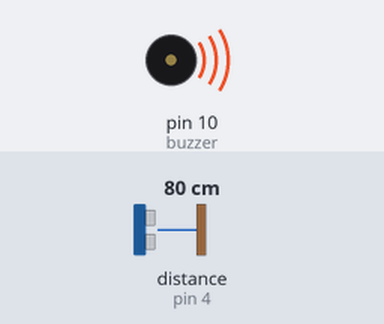
A sketch run on a simulated Arduino Uno, built with avr-gcc and run on an emulated ATmega328P. Shown: buzzer (waves = sounding). The test bench sets the inputs (shaded band); at power-on: distance to the obstacle (sensor on pin 4) 80 cm. The echo pulse lasts 58.3 µs per cm; what the sketch prints to the serial monitor is not drawn.

Above: at 0.2 s.
Timing chart, 0 to 1.7 s (numbered marks = the images above):
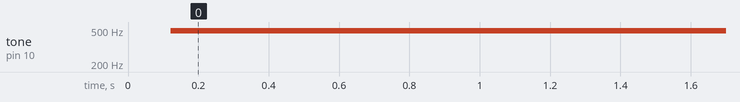

Measured:
- by itself, tone on pin 10 (buzzer): silent → 490 Hz at 0.12 s

The sketch:

DistBuzzer.ino
```cpp
#include <NewPing.h>

/*Aqui se configuran los pines donde debemos conectar el sensor*/
#define TRIGGER_PIN  5
#define ECHO_PIN     4
#define MAX_DISTANCE 200
#define buzzer 10

/*Crear el objeto de la clase NewPing*/
NewPing sonar(TRIGGER_PIN, ECHO_PIN, MAX_DISTANCE);

void setup() {
  Serial.begin(9600);
  pinMode(buzzer, OUTPUT);
}

void loop() {
  // Esperar 1 segundo entre mediciones
  //delay(1000);
  // Obtener medicion de tiempo de viaje del sonido y guardar en variable uS
  int uS = sonar.ping_median();
  int distancia = uS / US_ROUNDTRIP_CM;
  Serial.println("la distancia es: "+(String) distancia+" cm.");
  if(distancia>20){
    sonido(1500);
  }
  else{
    if(distancia<10){
      sonido(250);
    }
    else{
      sonido(750);
    }
  }
}

void sonido(int segundos){
  analogWrite(buzzer, 50);
  delay(segundos);
  analogWrite(buzzer, 0);
}
```
